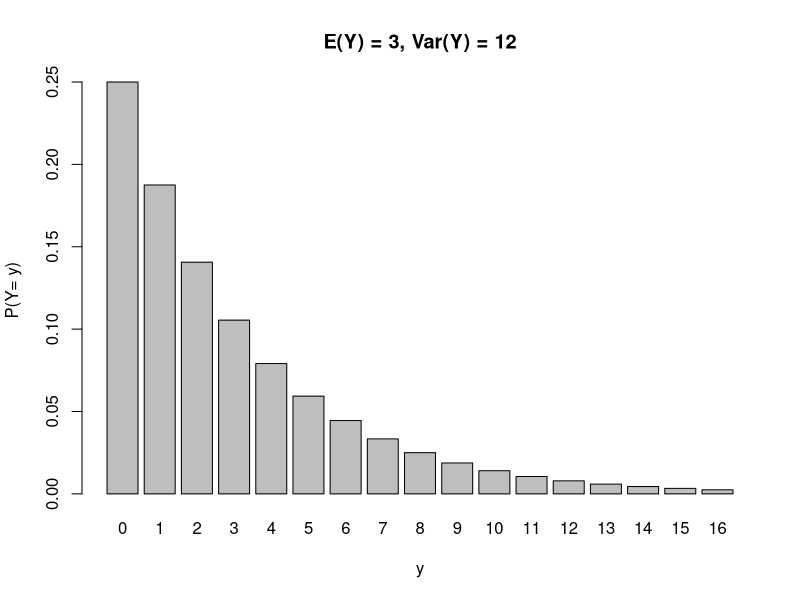
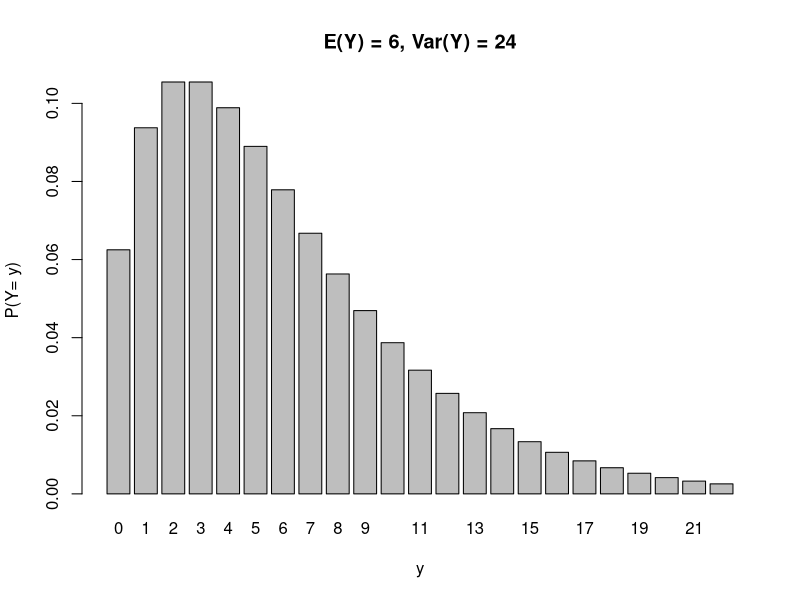
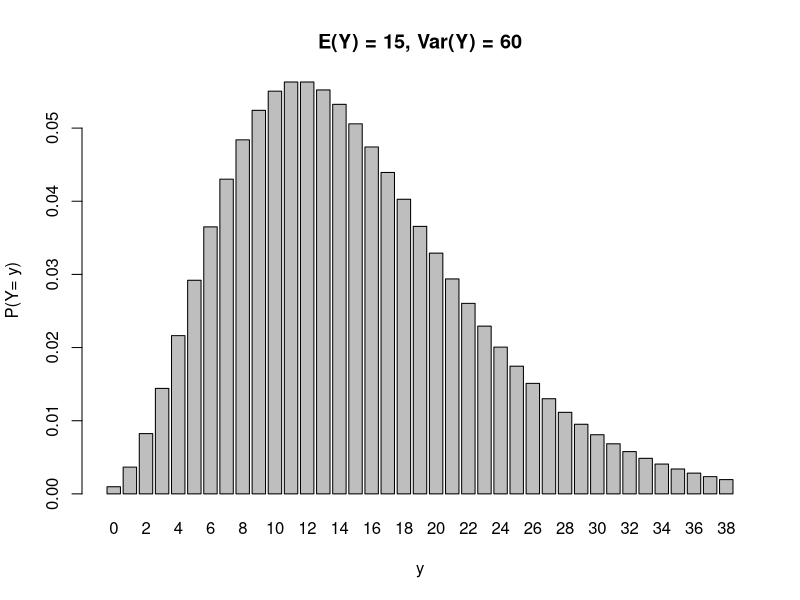
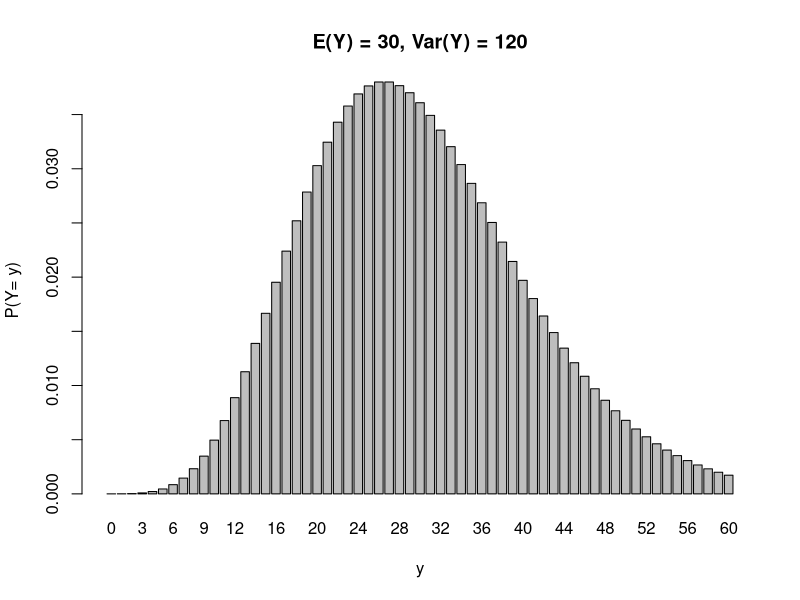
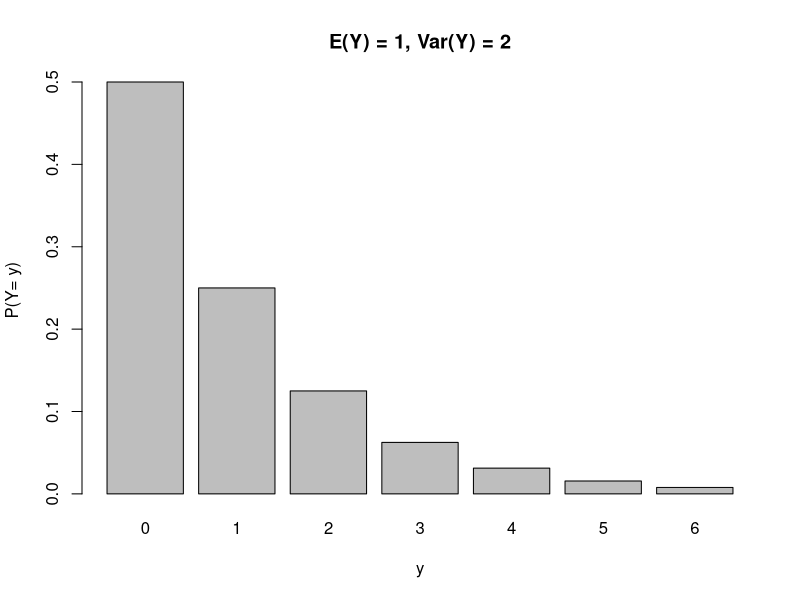
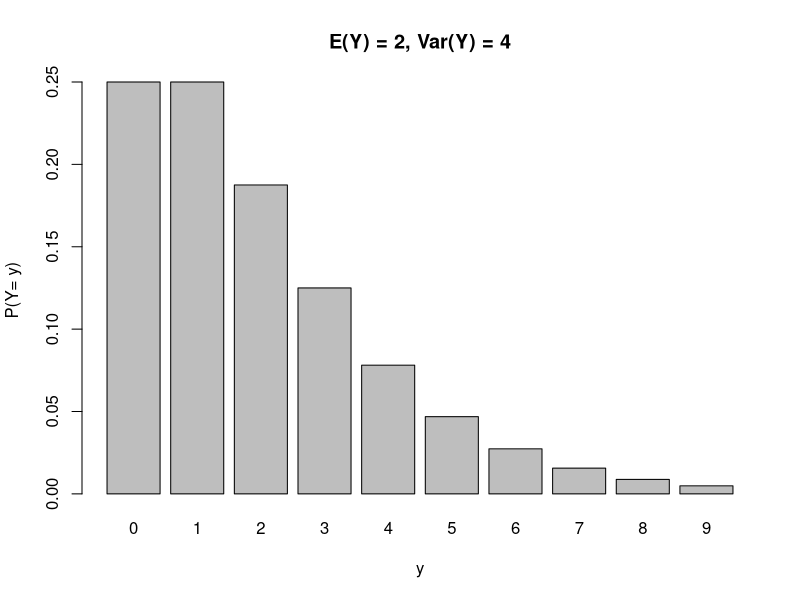
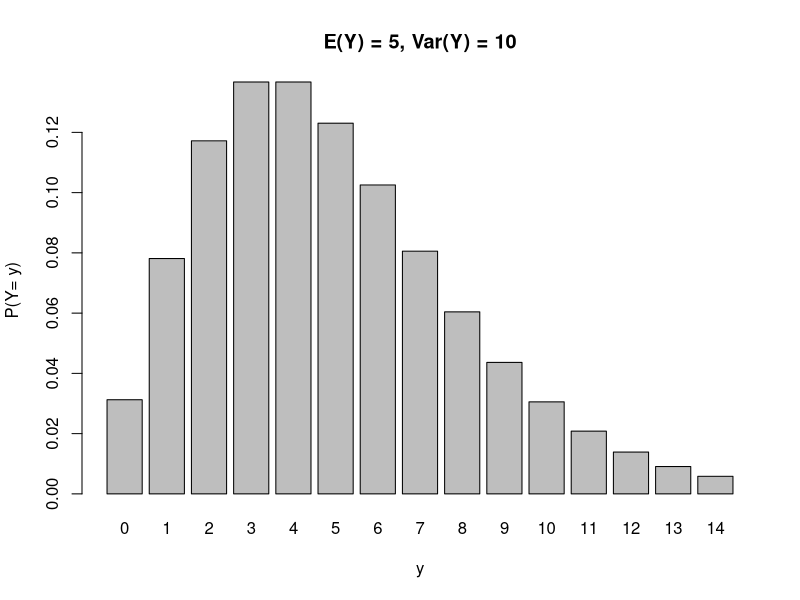
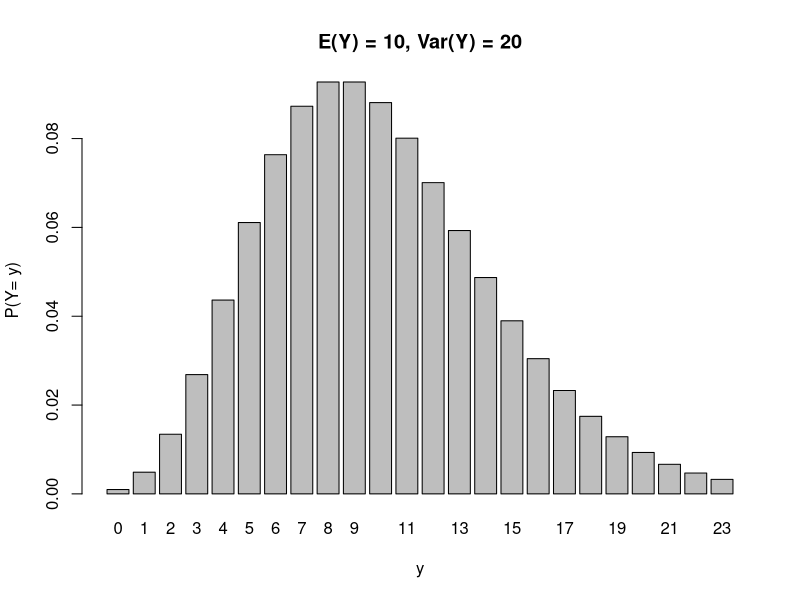

These charts were generated, in order, by the following R code:
## ---- chunk 1
for(p in c(0.25,0.5,0.75,0.9)){
  for(r in c(1,2,5,10)){
    mu <- r * (1 - p) / p
    sigma_2 <- r * (1 - p) / p^2
    x_max <- qnbinom(p = 0.99,
                     size = r,
                     prob = p)
    barplot(height = dnbinom(0:x_max,
                             size = r,
                             prob = p),
            names = as.character(0:x_max),
            xlab = "y",
            ylab = "P(Y= y)",
            main = paste0("E(Y) = ",
                          mu,
                          ", Var(Y) = ",
                          sigma_2))
  }
}
## ---- chunk 2
for(lambda in c(1,2,4,8)){
  for(r in c(1,2,5,10)){
    mu <- r / lambda
    sigma_2 <- r / lambda^2
    x_max <- qgamma(p = 0.99,
                    shape = r,
                    rate = lambda)
    f_temp <- function(x){
      dgamma(x = x,
             shape = r,
             rate = lambda)
    }
    curve(expr = f_temp,
          from = 0,
          to = x_max,
          xlab = "y",
          ylab = "f(y)",
          main = paste0("E(Y) = ",
                        mu,
                        ", Var(Y) = ",
                        sigma_2))
  }
}
## ---- chunk 3
# Set seed
set.seed(8)

# Parameters
n_fourth <- 25e4
n <- n_fourth * 4
a_toad <- 0
b_toad <- 0.15
a_witch <- log(0.05)
b_witch <- log(2)
a_green <- a_witch
b_green <- b_witch
a_warts <- a_toad
b_warts <- b_toad

# Generate data
potion <- rep(x = 0:3,
              each = n_fourth)
green <- a_green + b_green * potion + rnorm(n)
toad <- rbinom(n = n,
               size = 1,
               prob = a_toad + b_toad * potion)
witch <- rbinom(n = n,
                size = 1,
                prob = plogis(a_witch + b_witch * potion))
warts <- rpois(n = n,
               lambda = exp(a_warts + b_warts * potion))

# Run regression
mod_warts <- glm(formula = warts ~ potion,
                 family = poisson)
mod_green <- lm(formula = green ~ potion)
mod_witch <- glm(formula = witch ~ potion,
                 family = binomial)
mod_toad <- lm(formula = toad ~ potion)

# Results
summary(mod_warts)
summary(mod_green)
summary(mod_witch)
summary(mod_toad)
